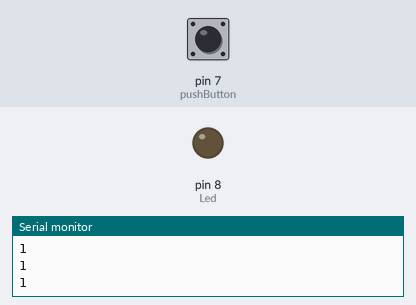
Recording of a sketch running on a simulated Arduino Uno, built with avr-gcc and run on an emulated ATmega328P. On the bench: output pins drawn as LEDs (lit = HIGH), the last lines printed to the serial monitor. Inputs (shaded band) come from the test bench; at power-on: pin 7 (pushButton) HIGH.

Above: at 1.8 s.
1.9 s: pin 7 (pushButton) pulled LOW for 0.15 s
At 2.7 s:
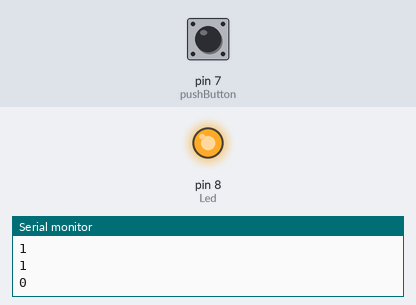
4.4 s: pin 7 (pushButton) pulled LOW for 3.2 s
At 8.3 s:
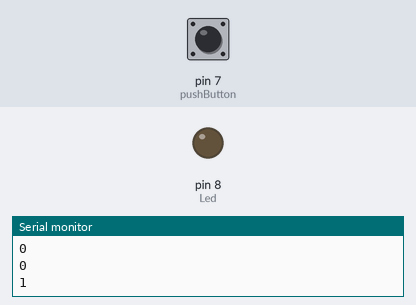
Timing chart, 0 to 9.8 s (numbered marks = the images above; inputs shaded):
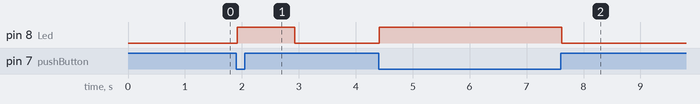

Measured:
- after the input at 1.9 s, pin 8 (Led): LOW → HIGH at once, → LOW 1.0 s later
- after the input at 4.4 s, pin 8 (Led): LOW → HIGH at once, → LOW 3.2 s later

The sketch:

BUTTON.ino
```cpp
int pushButton = 7;
int Led = 8 ;
int buttonState = 0;
int lastButtonState=0;

void setup()
{

  Serial.begin(9600);
  pinMode(pushButton, INPUT);
  pinMode(Led, OUTPUT);
  digitalWrite(pushButton, HIGH);

}


void loop()
{

      buttonState = digitalRead(pushButton);

      Serial.println(buttonState);
    delay(10);
      if (buttonState != lastButtonState)
          {
            if(buttonState == LOW)
              {
                digitalWrite(Led, HIGH);
                delay(1000);
             }
         else
            {
              digitalWrite(Led, LOW);
              delay(1000);
            }
          }
       lastButtonState = buttonState;
  }
```
